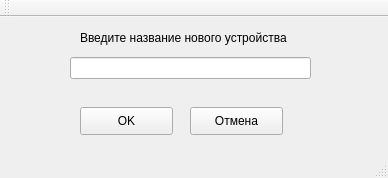
<?xml version="1.0" encoding="UTF-8"?>
<ui version="4.0">
 <class>MainWindow</class>
 <widget class="QMainWindow" name="MainWindow">
  <property name="geometry">
   <rect>
    <x>0</x>
    <y>0</y>
    <width>388</width>
    <height>178</height>
   </rect>
  </property>
  <property name="windowTitle">
   <string>MainWindow</string>
  </property>
  <widget class="QWidget" name="centralWidget">
   <widget class="QLineEdit" name="lineEdit">
    <property name="geometry">
     <rect>
      <x>70</x>
      <y>40</y>
      <width>241</width>
      <height>22</height>
     </rect>
    </property>
   </widget>
   <widget class="QLabel" name="label">
    <property name="geometry">
     <rect>
      <x>80</x>
      <y>10</y>
      <width>221</width>
      <height>21</height>
     </rect>
    </property>
    <property name="text">
     <string>Введите название нового устройства</string>
    </property>
   </widget>
   <widget class="QPushButton" name="pushButton">
    <property name="geometry">
     <rect>
      <x>80</x>
      <y>90</y>
      <width>93</width>
      <height>28</height>
     </rect>
    </property>
    <property name="text">
     <string>OK</string>
    </property>
   </widget>
   <widget class="QPushButton" name="pushButton_2">
    <property name="geometry">
     <rect>
      <x>190</x>
      <y>90</y>
      <width>93</width>
      <height>28</height>
     </rect>
    </property>
    <property name="text">
     <string>Отмена</string>
    </property>
   </widget>
  </widget>
  <widget class="QToolBar" name="mainToolBar">
   <attribute name="toolBarArea">
    <enum>TopToolBarArea</enum>
   </attribute>
   <attribute name="toolBarBreak">
    <bool>false</bool>
   </attribute>
  </widget>
  <widget class="QStatusBar" name="statusBar"/>
 </widget>
 <layoutdefault spacing="6" margin="11"/>
 <resources/>
 <connections/>
</ui>
